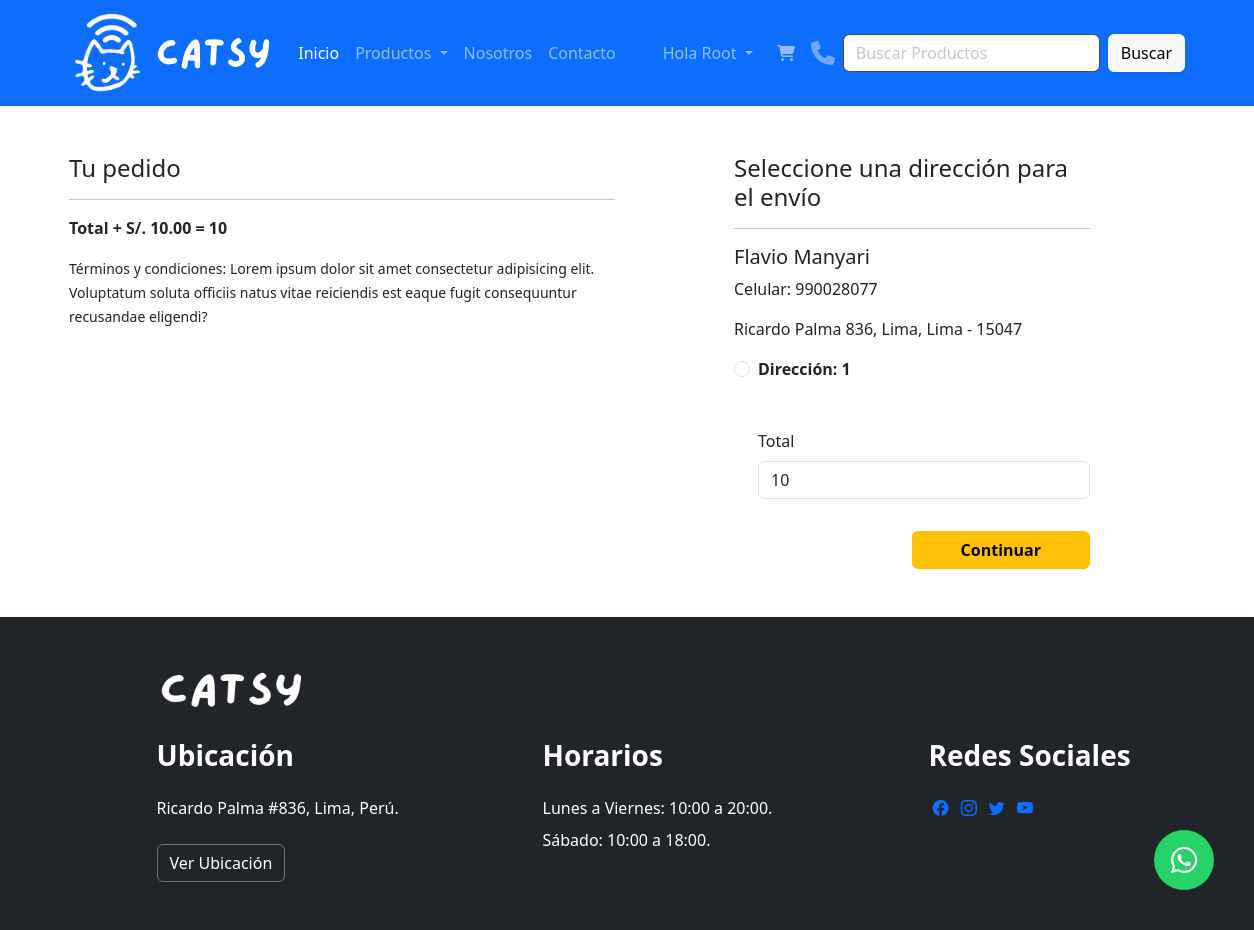
Before: /checkout/ (signed in) with the older database file.
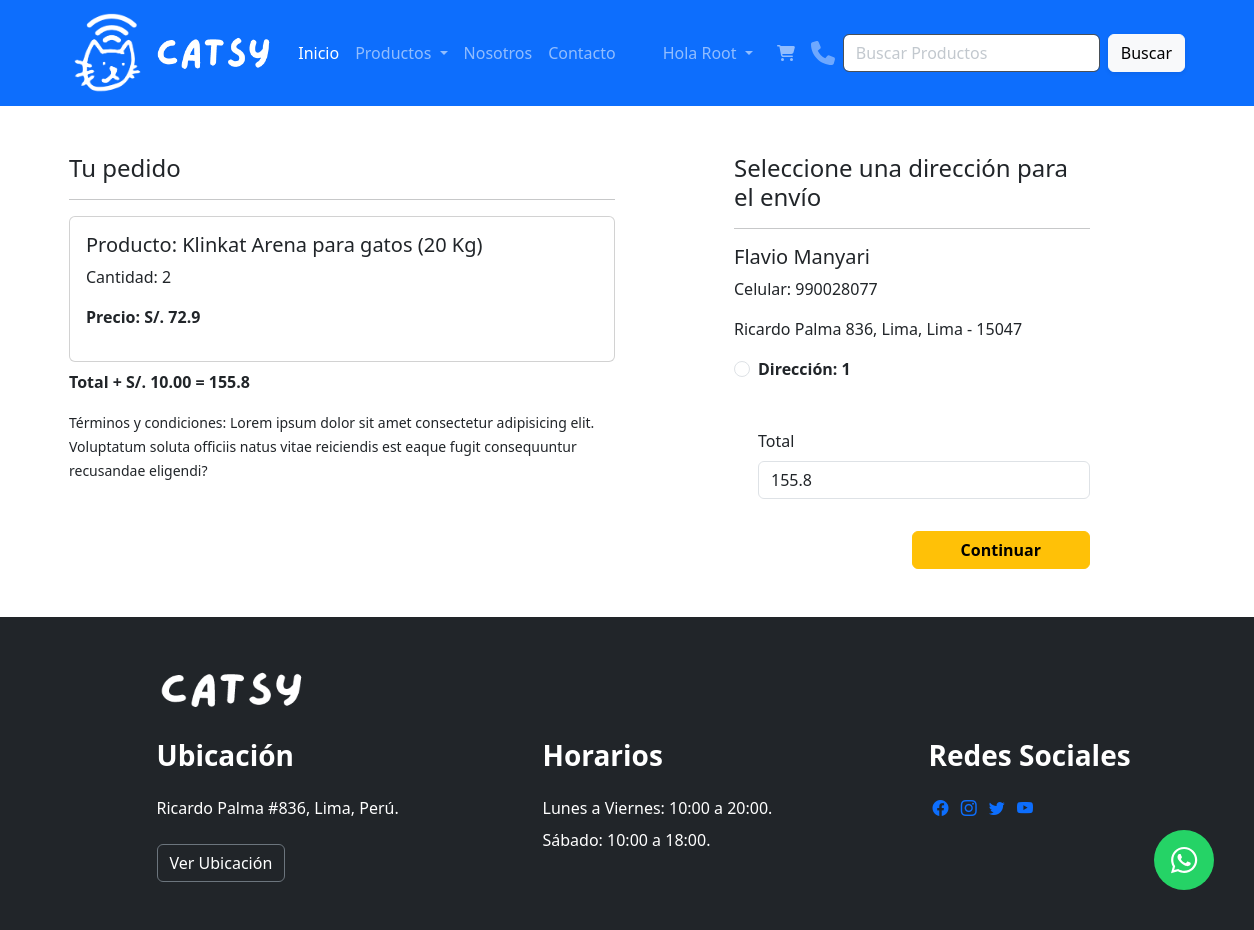
After: the same page with the newer database file.
### app/models.py (models this page shows, shortened)
class Customer(models.Model):
    user = models.ForeignKey(User, on_delete=models.CASCADE)
    name = models.CharField(max_length=200)
    locality = models.CharField(max_length=50)
    city = models.CharField(max_length=50)
    mobile = models.IntegerField(default=0)
    zipcode = models.IntegerField()
    state = models.CharField(choices=DISTRITO_CHOICES,max_length=50)

class Cart(models.Model):
    user = models.ForeignKey(User, on_delete=models.CASCADE)
    product = models.ForeignKey(Product, on_delete=models.CASCADE)
    quantity = models.PositiveIntegerField(default=1)

class Product(models.Model):
    title = models.CharField(max_length=100)
    selling_price = models.FloatField()
    discounted_price = models.FloatField()
    description = models.TextField()
    composition = models.TextField()
    prodapp = models.TextField(default='')
    category = models.CharField(choices=CATEGORY_CHOICES, max_length=2)
    product_image = models.ImageField(upload_to='product')

### app/views.py (the view)
# urls.py: path('checkout/', views.checkout.as_view(), name='checkout'),
class checkout(View):
    def get(self,request):
        user=request.user
        add=Customer.objects.filter(user=user)
        cart_items=Cart.objects.filter(user=user)
        famount=0
        for p in cart_items:
            value = p.quantity * p.product.discounted_price
            famount += value
        totalamount=famount+10
        return render(request, 'app/checkout.html', locals())

### app/templates/app/checkout.html (shortened to what this page needs)
{% extends 'app/base.html' %}
{% load static %}
{% block content %}
<div class="container">
<div class="row mt-5">
    <div class="col-sm-6">
        <h4>Tu pedido</h4>
        <hr>
        {% for item in cart_items %}
            <div class="card mb-2">
                <div class="card-body">
                    <h5>Producto: {{item.product.title}}</h5>
                    <p>Cantidad: {{item.quantity}}</p>
                    <p class="fw-bold">Precio: S/. {{item.product.discounted_price}}</p>
                </div>
            </div>
        {% endfor %}
        <p class="fw-bold">Total + S/. 10.00 = {{totalamount}}</p>
        <small>Términos y condiciones: Lorem ipsum dolor sit amet consectetur adipisicing elit. Voluptatum soluta officiis natus vitae reiciendis est eaque fugit consequuntur recusandae eligendi?</small>
    </div>
    <div class="col-sm-4 offset-sm-1">
        <h4>Seleccione una dirección para el envío</h4>
        <hr>
        <form method="post" id="myform">
            {% for ad in add %}
            <div class="cord">
                <div class="cord-body">
                <h5>{{ad.name}}</h5>
                <p>Celular: {{ad.mobile}}</p>
                <p>{{ad.locality}}, {{ad.state}}, {{ad.city}} - {{ad.zipcode}} </p>
                </div>
            </div>
            <div class="form-check mt-2 mb-5">
                <input class="form-check-input" type="radio" name="custid" id="custadd{{forloop.counter}}" value="{{ad.id}}">
                <label class="form-check-label fw-bold" for="custad{{forloop.counter}}">
                    Dirección: {{forloop.counter}} </label>
                </div>
            {% endfor %}
            <div class="form-check mb-3">
                <label for="totalamount" class="form-label">Total</label>
                <input type="number" class="form-control" id="totalamount" name="totalamount" value="{{totalamount}}" readonly>
            </div>
            <div class="text-end">
                <button type="submit" class="btn btn-warning mt-3 px-5 fw-bold">Continuar</button>
            </div>
        </form>
    </div>
</div>
</div>
<a href="https://wa.me/56976206891?text=Me%20gustaría%20saber%20el%20precio%20del%20producto" class="whatsapp" target="_blank">
    <i class="fab fa-whatsapp whatsapp-icon"></i></a>
<br><br>
{% endblock content%}

Changed rows visible on the page:
added Cart: product "Klinkat Arena para gatos (20 Kg)", quantity "2", product.discounted_price "72.9"
Other visible differences:
{{ totalamount }}: "10" → "155.8"
form field totalamount: "10" → "155.8"
